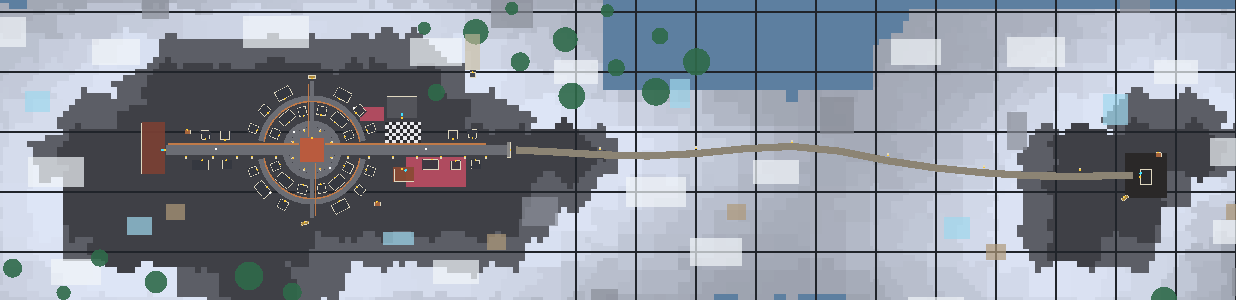

The script that saved this image:
# -*- coding: utf-8 -*-
"""
snow_plan.py — 설원 슈네라이히 도시 배치표. (2026-09-26)

jeolhwa_plan.py 와 같은 방식이다. **자리는 전부 이 표에 손으로 적는다.**
이 파일은 표를 평면도(PNG)로 그리고, 겹침을 검사하고, Studio 가 읽을 Snow_City_data.luau 를 뽑는다.

  서쪽 고원(y≈78, x -4800..-4120, z -2810..-2530)에 도시.
    동문에서 서쪽으로 케셀가(대로)가 뻗고, 한가운데 감정 변환로 광장, 서쪽 끝 차펜 공방.
    북동쪽에 기물군 본부와 체스판 연병장, 대로 남쪽에 프로스티히 공방.
    나머지는 스팀펑크 집. 대로 양쪽 한 줄씩, 그 뒤 골목에 한 줄씩.
    변환로에서 난방관이 높이 걸려 서쪽 공방, 동쪽 본부, 남쪽 골목으로 뻗는다.
  가운데 띠를 내려갔다 올라가는 길 끝, 동쪽 고원에 불탄 설 공방 폐허.

좌표는 스터드, yaw 는 도. 0 이면 모델 앞(-Z)이 -Z 를 본다. 180 이면 +Z.
설원 섬에서 -Z 는 북쪽 바다, +Z 는 남쪽 바다다.

돌리는 법: python tools/snow_plan.py 출력.png [x0,z0,x1,z1] [배율]
"""
import json
import math
import os
import sys

HERE = os.path.dirname(os.path.abspath(__file__))
sys.path.insert(0, HERE)
from plan_png import Canvas, seg_rect  # noqa: E402

# Snow_Kit 이 잰 발자국. (base x0 x1 z0 z1), (all x0 x1 z0 z1)
KIT = {
    "Airship": ((-10.0, 10.0, -12.3, 12.3), (-12.8, 12.8, -30.0, 30.0)),
    "Big_Gear": ((-6.0, 6.0, -2.5, 2.5), (-6.7, 6.7, -2.8, 2.8)),
    "Boiler_Tank": ((-3.6, 5.7, -3.6, 3.5), (-3.6, 5.7, -3.6, 3.5)),
    "City_Gate": ((-13.0, 13.0, -3.0, 3.0), (-13.0, 13.0, -3.0, 3.0)),
    "Figuren_HQ": ((-25.1, 25.1, -22.0, 14.0), (-25.1, 25.1, -22.0, 14.6)),
    "Frostig_Werk": ((-12.6, 20.0, -11.0, 9.6), (-15.5, 20.4, -14.2, 10.3)),
    "Gas_Lamp": ((-0.9, 0.9, -2.5, 0.7), (-0.9, 0.9, -2.5, 0.7)),
    "Herzofen": ((-20.0, 20.0, -20.0, 20.0), (-20.4, 20.4, -20.4, 20.4)),
    "Mooring_Mast": ((-4.5, 4.5, -4.5, 4.5), (-4.5, 4.5, -8.9, 4.5)),
    "Sel_Werk_Ruin": ((-12.6, 12.6, -9.6, 9.6), (-15.2, 12.6, -10.0, 10.5)),
    "Steam_House_A": ((-7.6, 7.6, -8.0, 6.6), (-10.3, 8.7, -8.3, 7.2)),
    "Steam_House_B": ((-15.3, 10.6, -9.0, 7.6), (-16.2, 10.6, -9.3, 8.1)),
    "Steam_House_C": ((-6.6, 6.6, -8.0, 6.6), (-9.1, 9.2, -9.1, 7.0)),
    "Zapfen_Werk": ((-45.0, 40.0, -21.0, 18.0), (-46.7, 40.0, -21.0, 18.0)),
}
SMALL = {"Gas_Lamp", "Boiler_Tank", "Big_Gear"}
# 길 끝이 건물 문 앞에 닿도록 낸 것. 겹침 검사에서 뺀다
ROAD_ENDS = {("서대로", "Zapfen_Werk")}

# 들어갈 수 있는 건물. (건물 표의 이름표, 안쪽 방 id, 문 로컬 좌표 x, z, 문 폭)
DOORS = {
    "frostig": ("Frostig", 6.0, -9.0, 3.4),
    "zapfen": ("Zapfen", 0.0, -17.0, 12.0),
    "sel": ("Sel", 6.0, -9.0, 3.4),
    "figuren": ("Figuren", 0.0, -16.0, 5.0),
}

# ================================================================== 도시
# 한가운데 감정 변환로. 사람들은 열원 둘레에 모여 산다. 그래서 도시는 변환로를 도는 두 고리다.
#   안쪽 고리길 r 44, 바깥 고리길 r 86. 집은 고리 사이(r 68)와 바깥(r 105)에 변환로를 바라보고 둘러선다
#   동서 대로가 고리를 꿰어 동문과 차펜 공방으로 간다. 남북 골목은 고원 끝 전망 자리까지
#   각도(θ)와 반지름은 한 채씩 손으로 골랐다. polar() 는 그 값을 좌표로 바꾸기만 한다
CX, CZ = -4440.0, -2670.0


def polar(th, r):
    """θ 0 이 동(+X), 90 이 남(+Z). 돌려주는 값은 x, z 와 변환로를 바라보는 yaw"""
    a = math.radians(th)
    return round(CX + r * math.cos(a), 1), round(CZ + r * math.sin(a), 1), round(90.0 - th, 1)


def ring_house(kind, th, r, grp, tweak=0.0):
    x, z, yaw = polar(th, r)
    return (kind, x, z, yaw + tweak, grp, "")


BUILD = [
    # (틀, x, z, yaw, 묶음, 이름표)  이름표가 DOORS 에 있으면 문을 단다
    ("Herzofen", CX, CZ, 0, "광장", ""),
    ("Zapfen_Werk", -4706, -2670, -90, "차펜공방", "zapfen"),
    ("Figuren_HQ", -4290, -2745, 180, "기물군본부", "figuren"),
    ("Frostig_Werk", -4290, -2627, 0, "프로스티히공방", "frostig"),
    ("City_Gate", -4112, -2670, -90, "동문", ""),
    # 탑 앞(비행선 코를 대는 쪽)이 남쪽 도시를 본다. 북쪽으로 대면 비행선이 설림 나무를 뚫는다
    ("Mooring_Mast", -4172, -2795, 180, "계류탑", ""),
    ("Big_Gear", -4440, -2792, 180, "북쪽전망", ""),
    ("Big_Gear", -4452, -2548, 12, "남쪽전망", ""),
    # 안쪽 고리 (r 68). 이웃한 두 채 사이가 반폭 합 + 4 보다 넓도록 각도를 골랐다
    ring_house("Steam_House_A", -156, 68, "안고리"),
    ring_house("Steam_House_B", -130, 69, "안고리"),
    ring_house("Steam_House_C", -104, 67, "안고리"),
    ring_house("Steam_House_A", -76, 68, "안고리", 3),
    ring_house("Steam_House_B", -50, 69, "안고리"),
    ring_house("Steam_House_C", -22, 67, "안고리"),
    ring_house("Steam_House_A", 26, 68, "안고리"),
    ring_house("Steam_House_B", 50, 69, "안고리"),
    ring_house("Steam_House_C", 76, 67, "안고리", -3),
    ring_house("Steam_House_A", 104, 68, "안고리"),
    ring_house("Steam_House_B", 130, 69, "안고리"),
    ring_house("Steam_House_C", 156, 67, "안고리"),
    # 바깥 고리 (r 105)
    ring_house("Steam_House_C", -160, 105, "바깥고리"),
    ring_house("Steam_House_A", -140, 104, "바깥고리"),
    ring_house("Steam_House_B", -118, 106, "바깥고리"),
    ring_house("Steam_House_B", -62, 106, "바깥고리"),
    ring_house("Steam_House_A", -40, 104, "바깥고리"),
    ring_house("Steam_House_C", -20, 105, "바깥고리"),
    ring_house("Steam_House_A", 20, 104, "바깥고리"),
    ring_house("Steam_House_C", 40, 105, "바깥고리"),
    ring_house("Steam_House_B", 62, 106, "바깥고리"),
    ring_house("Steam_House_A", 118, 104, "바깥고리"),
    ring_house("Steam_House_B", 140, 106, "바깥고리"),
    ring_house("Steam_House_C", 160, 105, "바깥고리"),
    # 서쪽 대로. 공방 앞 한 줄씩
    ("Steam_House_A", -4585, -2695, 180, "서대로", ""),
    ("Steam_House_C", -4618, -2696, 184, "서대로", ""),
    ("Boiler_Tank", -4648, -2700, 0, "서대로", ""),
    ("Steam_House_C", -4583, -2645, 0, "서대로", ""),
    ("Steam_House_B", -4623, -2644, 0, "서대로", ""),
    # 동쪽 대로
    ("Steam_House_A", -4205, -2696, 180, "동대로", ""),
    ("Steam_House_C", -4172, -2698, 176, "동대로", ""),
    ("Steam_House_B", -4240, -2645, 0, "동대로", ""),
    ("Steam_House_A", -4200, -2644, 2, "동대로", ""),
    ("Steam_House_C", -4168, -2645, -3, "동대로", ""),
    ("Boiler_Tank", -4332, -2580, 0, "동대로", ""),
    # 동쪽 고원. 설 공방 폐허와 버려진 마당
    ("Sel_Werk_Ruin", -3050, -2625, 90, "설공방", "sel"),
    ("Boiler_Tank", -3030, -2662, 0, "설공방", ""),
    ("Big_Gear", -3085, -2590, 35, "설공방", ""),
]


def ring_pts(r, a0, a1, step=15):
    pts = []
    a = a0
    while a <= a1 + 1e-6:
        x, z, _ = polar(a, r)
        pts.append((x, z))
        a += step
    return pts


# 가스등. (x, z, yaw). 광장 가장자리를 두르고 팔은 광장 안을 본다.
# 대로 북쪽 가에는 난방관 받침이 서므로 등은 남쪽 가에만
LAMPS = []
for th in (-157, -112, -67, -22, 22, 67, 112, 157):
    x, z, yaw = polar(th, 36)
    LAMPS.append((x, z, yaw))
for x in (-4150, -4185, -4225, -4265, -4305, -4345, -4380):
    LAMPS.append((x, -2657, 0))
for x in (-4500, -4540, -4565, -4605, -4650):
    LAMPS.append((x, -2657, 0))
# 띠 길. 한쪽에만 드문드문
LAMPS += [(-3960, -2673, 180), (-3800, -2675, 180), (-3640, -2685, 180), (-3480, -2663, 180), (-3320, -2643, 180),
          (-3160, -2639, 180)]

ROADS = [
    # (이름, 폭, 재질, 점들). pave 는 평지 포장, ramp 는 땅을 따라 기울어진 길
    ("안고리길", 10, "pave", ring_pts(44, -180, 180)),
    ("바깥고리길북", 10, "pave", ring_pts(86, -170, -10, 10)),
    ("바깥고리길남", 10, "pave", ring_pts(86, 10, 170, 10)),
    ("동대로", 18, "pave", [(CX + 46, CZ), (-4112, CZ)]),
    ("서대로", 18, "pave", [(CX - 46, CZ), (-4684, CZ)]),
    ("북골목", 8, "pave", [(CX, CZ - 46), (CX, -2785)]),
    ("남골목", 8, "pave", [(CX, CZ + 46), (CX, -2556)]),
    ("띠길", 12, "ramp", [(-4100, -2670), (-4040, -2667), (-3960, -2662), (-3880, -2660), (-3800, -2664),
                        (-3720, -2672), (-3640, -2676), (-3560, -2668), (-3480, -2652), (-3400, -2640),
                        (-3320, -2632), (-3240, -2627), (-3160, -2626), (-3072, -2628)]),
]
PAVES = [
    # (이름, x0, z0, x1, z1, 재질) 또는 원판 (이름, cx, cz, r, "disc")
    ("변환로광장", CX, CZ, 39, "disc"),
    ("연병장", -4318, -2717, -4262, -2682, "chess"),
    ("탄마당", -3085, -2665, -3015, -2590, "soot"),
]
# 북쪽 고리관 두 끝은 동서 본관(CZ - 10)과 만나는 각도에서 끝낸다. 81 sin(a) = -10
RING_JOIN = math.degrees(math.asin(10.0 / 81.0))


def ring_end(th):
    x, z, _ = polar(th, 81)
    return (x, z)


# 난방관. 땅에서 7 높이로 쇠 받침 위에 건다. (이름, 점들)
PIPES = [
    ("동관", [(CX + 22, CZ - 10), (-4150, CZ - 10)]),
    ("서관", [(CX - 22, CZ - 10), (-4680, CZ - 10)]),
    ("북관", [(CX - 6, CZ - 22), (CX - 6, -2780)]),
    ("남관", [(CX + 6, CZ + 22), (CX + 6, -2560)]),
    ("고리관북", [ring_end(-180 + RING_JOIN)] + ring_pts(81, -170, -10, 5) + [ring_end(-RING_JOIN)]),
    ("고리관남", ring_pts(81, 10, 170, 5)),
]
# 관이 만나는 자리의 모음통. (x, z, 만나는 관들). 만나는 관은 한 높이로 맞추고,
# 모음통 곁에서 끝나는 관 끝은 땅으로 꺾지 않고 통에 꽂는다
JUNCTIONS = [
    (CX - 6, CZ - 80.75, ["고리관북", "북관"]),
    (CX + 6, CZ + 80.75, ["고리관남", "남관"]),
    (ring_end(-RING_JOIN)[0], CZ - 10, ["고리관북", "동관"]),
    (ring_end(-180 + RING_JOIN)[0], CZ - 10, ["고리관북", "서관"]),
]
# 톱니 무늬 맨홀. 대로와 안쪽 고리길 위
MANHOLES = [(-4200, -2671), (-4360, -2667), (-4560, -2672), (-4650, -2668), (CX + 22, CZ + 38.1), (CX - 22, CZ - 38.1)]
# 김구멍 쇠살판. 길 위에 놓이면 길 윗면에 얹는다. 바깥 고리길 둘은 길 한가운데(r 86)
VENTS = [(CX + 30, CZ + 30), (CX - 30, CZ - 30), (-4600, -2672), (-4250, -2672), (CX + 60.8, CZ - 60.8),
         (CX - 59.7, CZ + 61.9)]

# 도시 자리에 걸려 옮길 설원 지물 (나무는 옮기지 않는다)
CLEAR = ["Drift_-12700_-7900", "Spire_-13000_-8200"]


def airship_pose():
    """계류탑 팔 끝에 비행선 코를 댄다. 탑 앞(-Z 에서 yaw 만큼 돈 쪽)으로 8+30"""
    for k, x, z, yaw, g, tag in BUILD:
        if k == "Mooring_Mast":
            r = math.radians(yaw)
            fx, fz = -math.sin(r), -math.cos(r)
            return (x + fx * 38.0, z + fz * 38.0, yaw + 180.0, 25.4)
    return None


# ------------------------------------------------------------------ 계산과 검사
def rect_world(kind, x, z, yaw, which=0, pad=0.0):
    x0, x1, z0, z1 = KIT[kind][which]
    x0, x1, z0, z1 = x0 - pad, x1 + pad, z0 - pad, z1 + pad
    r = math.radians(yaw)
    c, s = math.cos(r), math.sin(r)
    return [(x + lx * c + lz * s, z - lx * s + lz * c) for lx, lz in ((x0, z0), (x1, z0), (x1, z1), (x0, z1))]


def overlap(p, q):
    for poly in (p, q):
        n = len(poly)
        for i in range(n):
            a, b = poly[i], poly[(i + 1) % n]
            ax, az = b[1] - a[1], -(b[0] - a[0])
            pa = [ax * v[0] + az * v[1] for v in p]
            qa = [ax * v[0] + az * v[1] for v in q]
            if max(pa) <= min(qa) or max(qa) <= min(pa):
                return False
    return True


def seg_dist(px, pz, a, b):
    ax, az, bx, bz = a[0], a[1], b[0], b[1]
    dx, dz = bx - ax, bz - az
    t = max(0.0, min(1.0, ((px - ax) * dx + (pz - az) * dz) / (dx * dx + dz * dz)))
    return math.hypot(px - ax - t * dx, pz - az - t * dz)


def terrain():
    return json.load(open(os.path.join(HERE, "snow_terrain.json"), encoding="utf-8"))


def height_at(T, x, z):
    for tag in ("W", "E", "B"):
        g = T["grids"][tag]
        if g["x0"] <= x <= g["x1"] and g["z0"] <= z <= g["z1"]:
            i = round((x - g["x0"]) / g["st"])
            j = round((z - g["z0"]) / g["st"])
            row = g["rows"][min(j, len(g["rows"]) - 1)]
            return row[1 + min(i, len(row) - 2)]
    return None


def all_items():
    items = [(k, x, z, y, g, t) for k, x, z, y, g, t in BUILD]
    items += [("Gas_Lamp", x, z, y, "가스등", "") for x, z, y in LAMPS]
    return items


def check():
    T = terrain()
    msgs = []
    items = all_items()
    polys = []
    for k, x, z, y, g, t in items:
        pad = 1.0 if k in SMALL else 2.0
        polys.append((f"{g}:{k}@({x},{z})", rect_world(k, x, z, y, 0, pad), k))
    for i in range(len(polys)):
        for j in range(i + 1, len(polys)):
            if overlap(polys[i][1], polys[j][1]):
                msgs.append("건물겹침 " + polys[i][0] + " <> " + polys[j][0])
    road_rects = []
    for name, w, mat, pts in ROADS:
        for a, b in zip(pts, pts[1:]):
            road_rects.append((name, seg_rect(a[0], a[1], b[0], b[1], w)))
    for n, p, k in polys:
        if k == "Gas_Lamp":
            continue
        for rn, rr in road_rects:
            if overlap(p, rr) and k != "City_Gate" and (rn, k) not in ROAD_ENDS:
                msgs.append("길겹침 " + n + " <> " + rn)
    for o in T["objs"]:
        orect = [(o["x"] - o["sx"] / 2, o["z"] - o["sz"] / 2), (o["x"] + o["sx"] / 2, o["z"] - o["sz"] / 2),
                 (o["x"] + o["sx"] / 2, o["z"] + o["sz"] / 2), (o["x"] - o["sx"] / 2, o["z"] + o["sz"] / 2)]
        hit = [n for n, p, k in polys if overlap(p, orect)]
        hit += [rn for rn, rr in road_rects if overlap(rr, orect)]
        if hit:
            if o["folder"] == "설림":
                msgs.append("나무에 걸림(옮기면 안 됨) " + o["name"] + " <> " + ", ".join(hit[:3]))
            elif o["name"] not in CLEAR:
                msgs.append("지물 걸림, CLEAR 에 없음 " + o["name"] + " <> " + ", ".join(hit[:3]))
    pipes = dict(PIPES)
    for jx, jz, names in JUNCTIONS:
        for n in names:
            d = min(seg_dist(jx, jz, a, b) for a, b in zip(pipes[n], pipes[n][1:]))
            if d > 0.3:
                msgs.append("모음통 (%.1f,%.1f) 이 %s 에서 %.2f 떨어짐" % (jx, jz, n, d))
    for vx, vz in VENTS:
        vr = [(vx - 2.6, vz - 2.6), (vx + 2.6, vz - 2.6), (vx + 2.6, vz + 2.6), (vx - 2.6, vz + 2.6)]
        for n, p, k in polys:
            if overlap(vr, p):
                msgs.append("김구멍 (%.0f,%.0f) 이 %s 에 걸림" % (vx, vz, n))
    ap = airship_pose()
    ship = rect_world("Airship", ap[0], ap[1], ap[2], 1, 2.0)
    for o in T["objs"]:
        orect = [(o["x"] - o["sx"] / 2, o["z"] - o["sz"] / 2), (o["x"] + o["sx"] / 2, o["z"] - o["sz"] / 2),
                 (o["x"] + o["sx"] / 2, o["z"] + o["sz"] / 2), (o["x"] - o["sx"] / 2, o["z"] + o["sz"] / 2)]
        if overlap(ship, orect):
            msgs.append("비행선이 " + o["name"] + " 에 걸림")
    for n, p, k in polys:
        if k != "Mooring_Mast" and overlap(ship, p):
            msgs.append("비행선이 " + n + " 에 걸림")
    # 발밑 높이차. 고원 위라면 1~2 여야 한다
    for n, p, k in polys:
        if k in ("Gas_Lamp",):
            continue
        hs = [height_at(T, px, pz) for px, pz in p]
        hs = [h for h in hs if h is not None]
        if hs and max(hs) - min(hs) > 4:
            msgs.append("땅 높이차 %d (%d..%d) %s" % (max(hs) - min(hs), min(hs), max(hs), n))
    return msgs


# ------------------------------------------------------------------ 그림
def render(path, region, sc):
    T = terrain()
    C = Canvas(*region, sc)
    C.rect(region[0], region[1], region[2], region[3], "#5d7fa0")
    for tag in ("B", "E", "W"):
        g = T["grids"][tag]
        st = g["st"]
        for row in g["rows"]:
            z = row[0]
            for i, h in enumerate(row[1:]):
                x = g["x0"] + i * st
                if h is None:
                    continue
                if h >= 76:
                    col = "#3f4046"
                elif h >= 70:
                    col = "#5c5e66"
                else:
                    v = max(0, min(255, 150 + h * 1.4))
                    col = "#%02x%02x%02x" % (int(v * 0.9), int(v * 0.93), int(v))
                C.rect(x - st / 2, z - st / 2, x + st / 2, z + st / 2, col)
    for gx in range(-5000, -2800, 50):
        C.line(gx, region[1], gx, region[3], (1.0 if gx % 100 == 0 else 0.5) / sc, "#20242a")
    for gz in range(-3000, -2350, 50):
        C.line(region[0], gz, region[2], gz, (1.0 if gz % 100 == 0 else 0.5) / sc, "#20242a")
    for o in T["objs"]:
        col = {"설림": "#2f6a4a", "서리바위": "#8a8e98", "빙주": "#9fd8ee", "눈언덕": "#f2f6fa", "돌무지": "#b09a7a"}[o["folder"]]
        if o["name"] in CLEAR:
            col = "#e0506a"
        if o["folder"] == "설림":
            C.circle(o["x"], o["z"], max(o["sx"], o["sz"]) / 2, col, 0.9)
        else:
            C.rect(o["x"] - o["sx"] / 2, o["z"] - o["sz"] / 2, o["x"] + o["sx"] / 2, o["z"] + o["sz"] / 2, col, 0.7)
    for pv in PAVES:
        if pv[-1] == "disc":
            C.circle(pv[1], pv[2], pv[3], "#6b6d74")
            continue
        name, x0, z0, x1, z1, kind = pv
        if kind == "chess":
            n = 0
            for i, x in enumerate(range(int(x0), int(x1), 6)):
                for j, z in enumerate(range(int(z0), int(z1), 6)):
                    C.rect(x, z, x + 6, z + 6, "#e8e8ec" if (i + j) % 2 else "#2c2c30")
        else:
            C.rect(x0, z0, x1, z1, {"stone": "#6b6d74", "soot": "#2a2828"}[kind])
    for name, w, mat, pts in ROADS:
        col = "#6b6d74" if mat == "pave" else "#8c8474"
        for a, b in zip(pts, pts[1:]):
            C.line(a[0], a[1], b[0], b[1], w, col)
        for p in pts[1:-1]:
            C.circle(p[0], p[1], w / 2, col)
    for k, x, z, y, g, t in all_items():
        allp = rect_world(k, x, z, y, 1)
        base = rect_world(k, x, z, y, 0)
        col = {"Herzofen": "#c05a3a", "Zapfen_Werk": "#7a4034", "Figuren_HQ": "#55565c", "Frostig_Werk": "#8a4a34",
               "Sel_Werk_Ruin": "#2b2a2c", "Gas_Lamp": "#f0a050", "Big_Gear": "#b8913f",
               "Boiler_Tank": "#b06a3f", "City_Gate": "#8c8b8a", "Mooring_Mast": "#3a3c42"}.get(k, "#353840")
        C.poly(allp, col, 0.92)
        C.outline(base, 0.6 / sc, "#e0d8c0")
        r = math.radians(y)
        fz = KIT[k][0][2]
        C.circle(x + fz * math.sin(r), z + fz * math.cos(r), 1.6, "#ffcc33")
        if t in DOORS:
            _, dx, dz, dw = DOORS[t]
            c, s = math.cos(r), math.sin(r)
            C.circle(x + dx * c + dz * s, z - dx * s + dz * c, 2.4, "#40e0ff")
    for name, pts in PIPES:
        for a, b in zip(pts, pts[1:]):
            C.line(a[0], a[1], b[0], b[1], 2.6, "#c07a48")
    for x, z in VENTS:
        C.circle(x, z, 2.2, "#ffffff")
    ap = airship_pose()
    if ap:
        C.poly(rect_world("Airship", ap[0], ap[1], ap[2], 1), "#cbbe9e", 0.6)
    C.save(path)


# ------------------------------------------------------------------ Luau 로 옮겨 적기
def lua(v):
    if isinstance(v, str):
        return '"' + v + '"'
    if isinstance(v, (int, float)):
        return ("%.3f" % v).rstrip("0").rstrip(".")
    if isinstance(v, dict):
        return "{" + ", ".join("%s = %s" % (k, lua(x)) for k, x in v.items()) + "}"
    return "{" + ", ".join(lua(x) for x in v) + "}"


def emit(path):
    tables = [("BUILD", BUILD), ("LAMPS", LAMPS), ("ROADS", ROADS), ("PAVES", PAVES), ("PIPES", PIPES),
              ("VENTS", VENTS), ("MANHOLES", MANHOLES), ("JUNCTIONS", JUNCTIONS), ("CLEAR", CLEAR)]
    lines = ["-- snow_plan.py 가 적은 표. 손으로 고치지 말고 snow_plan.py 를 고쳐 다시 뽑는다", "local D = {}"]
    for name, rows in tables:
        lines.append("D.%s = {" % name)
        for r in rows:
            lines.append("\t" + lua(r) + ",")
        lines.append("}")
    lines.append("D.DOORS = {")
    for k, (iid, dx, dz, dw) in DOORS.items():
        lines.append("\t%s = %s," % (k, lua([iid, dx, dz, dw])))
    lines.append("}")
    lines.append("D.AIRSHIP = %s" % lua(list(airship_pose())))
    with open(path, "w", encoding="utf-8") as f:
        f.write("\n".join(lines) + "\n")


if __name__ == "__main__":
    out = sys.argv[1] if len(sys.argv) > 1 else os.path.join(HERE, "snow_plan.png")
    region = tuple(float(v) for v in sys.argv[2].split(",")) if len(sys.argv) > 2 else (-4960, -2920, -2900, -2420)
    sc = float(sys.argv[3]) if len(sys.argv) > 3 else 0.6
    render(out, region, sc)
    emit(os.path.join(HERE, "Snow_City_data.luau"))
    msgs = check()
    print("건물 %d, 가스등 %d, 길 %d" % (len(BUILD), len(LAMPS), len(ROADS)))
    for m in msgs:
        print(m)
    print("검사 %d 건" % len(msgs))
